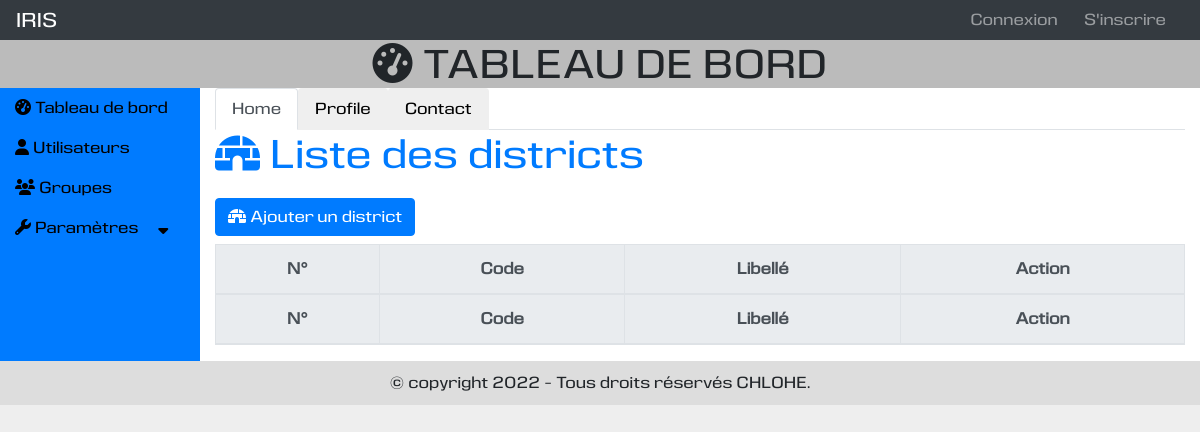
The page /localisation/ on the database as committed earlier.
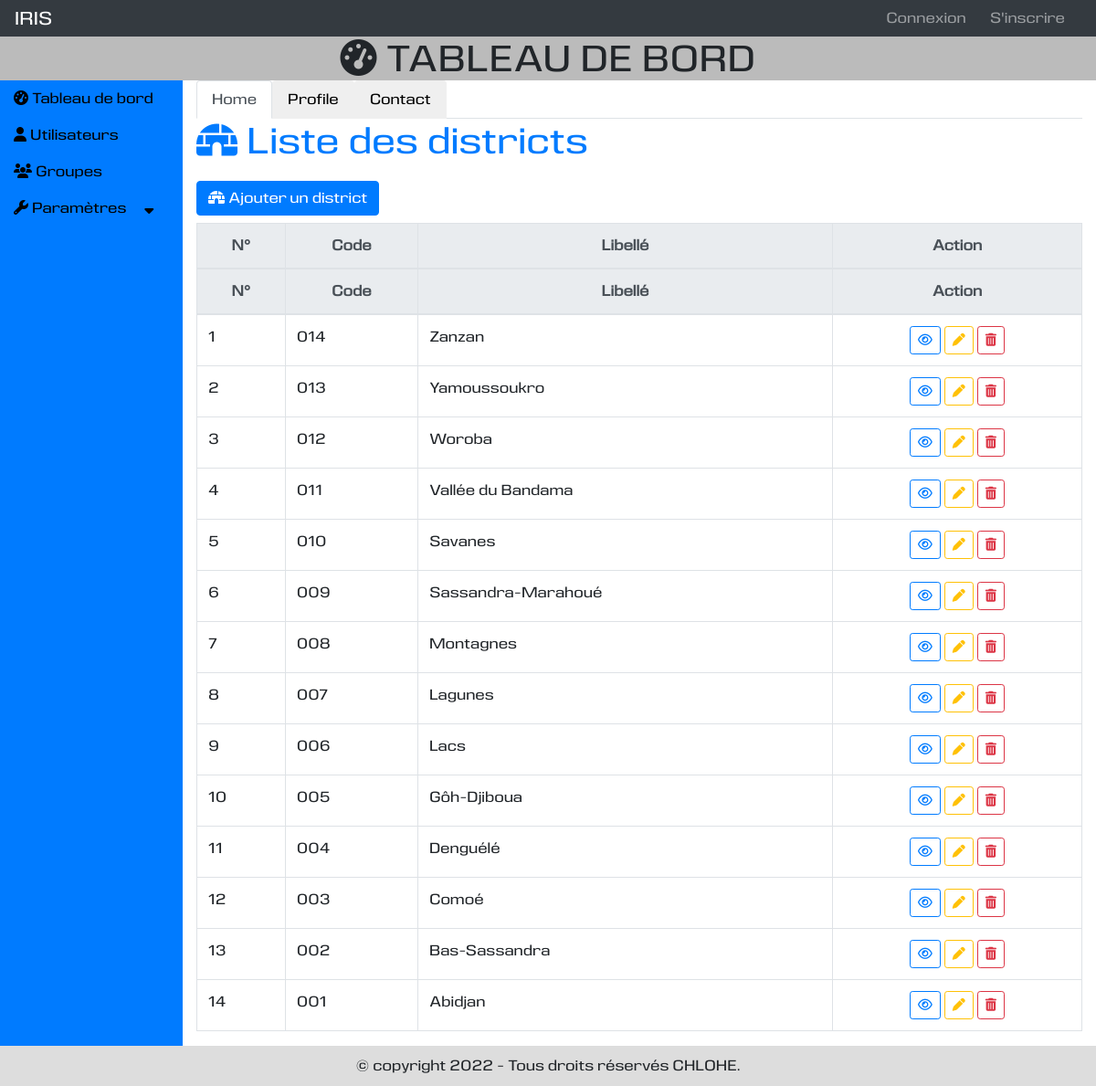
The same page on the database as committed later.
### localisation/models.py (models this page shows, shortened)
class District(models.Model):
    code = models.CharField(max_length=100, unique=True)
    libelle = models.CharField(max_length=150, verbose_name="Libellé", unique=True)

### localisation/views.py (the view)
# urls.py: path('', views.localisation, name = 'localisation'),
def localisation(request):
    districts = District.objects.all().order_by("-id")
    context = {
        "titre" : "Localisation",
        "districts" : districts,
    }
    return render(request, "localisation/localisation.html", context)

### localisation/templates/localisation/localisation.html (shortened to what this page needs)
{% extends 'utilisateur/base.html' %}
{% load static %}
{% block tableau_de_bord %}
<div>
  <ul class="nav nav-tabs" id="myTab" role="tablist">
    <li class="nav-item" role="presentation">
      <button class="nav-link active" id="home-tab" data-toggle="tab" data-target="#home" type="button" role="tab" aria-controls="home" aria-selected="true">
        Home
      </button>
    </li>
    <li class="nav-item" role="presentation">
      <button class="nav-link" id="profile-tab" data-toggle="tab" data-target="#profile" type="button" role="tab" aria-controls="profile" aria-selected="false">
        Profile
      </button>
    </li>
    <li class="nav-item" role="presentation">
      <button class="nav-link" id="contact-tab" data-toggle="tab" data-target="#contact" type="button" role="tab" aria-controls="contact" aria-selected="false">
        Contact
      </button>
    </li>
  </ul>
  <div class="tab-content" id="myTabContent">
    <div class="tab-pane fade show active" id="home" role="tabpanel" aria-labelledby="home-tab">
      <div>
        <h1 class="mb-3 text-primary"><i class="fas fa-igloo"></i> Liste des districts</h1>
        <h3><a class="btn btn-primary" data-toggle="modal" data-target="#ajouterModal" data-backdrop="static"><i class="fas fa-igloo"></i> Ajouter un district</a></h3>
        <div class="row">
            <div class="col-md-12">
                <table class="table  table-bordered table-hover table-responsive-md" id="district">
                    <thead class="text-center">
                        <tr class="thead-light">
                            <th>N°</th>
                            <th>Code</th>
                            <th>Libellé</th>
                            <th>Action</th>
                        </tr>
                    </thead>
                    <tbody>
                        {% for district in districts %}
                        <tr>
                            <td>{{forloop.counter}}</td>
                            <td>{{district.code}}</td>
                            <td>{{district.libelle}}</td>
                            <td class="text-center">
                                <a class="btn btn-outline-primary btn-sm" title="Détail" href="{% url 'utilisateur:detail_utilisateur' district.id %}"><i class="far fa-eye"></i></a>
                                <a class="btn btn-outline-warning btn-sm" title="Modifier" href="{% url 'utilisateur:modifier_utilisateur' district.id %}"><i class="fas fa-pen"></i></a>
                                <button type="button" title="Supprimer" class="btn btn-outline-danger btn-sm" data-toggle="modal" data-target="#modal{{district.id}}" data-backdrop="static"><i class="fas fa-trash-alt"></i></button>
                            </td>
                        </tr>
                        {% endfor %}
                    </tbody>
                </table>
            </div>
        </div>
      </div>
    </div>
  </div>
</div>
{% endblock %}

### utilisateur/templates/utilisateur/base.html (shortened to what this page needs)
{% extends 'base.html' %}
{% block contenu %}
<div class="row m-0">
    <div class="col-md-6 offset-md-3">
        <h1 class="text-center"><i class="fa fa-dashboard"></i> TABLEAU DE BORD</h1>
    </div>
</div>
<div class="row" id = "contenu_index m-0">
    <div class="col-md-2 bg-primary" id = "contenu_index_gauche">
        <div>
            <ul class="menu-accordeon">
                <li><a href="{% url 'utilisateur:index' %}"><i class="fa fa-dashboard"></i> Tableau de bord</a></li>
                <li><a href="{% url 'utilisateur:utilisateur' %}"><i class="fa fa-user"></i> Utilisateurs</a></li>
                <li><a href="{% url 'utilisateur:groupe' %}"><i class="fa fa-group"></i> Groupes</a></li>
                <li>
                    <a href="#"><i class="fa fa-wrench"></i> Paramètres &nbsp;&nbsp;&nbsp;&nbsp;<i class="fas fa-sort-down"></i></a>
                </li>
            </ul>
        </div>
    </div>
    <div class="col-md-10" id = "contenu_index_droit">
        <div class="row">
            <div class="col-md-12">
                {% block tableau_de_bord %}
                {% endblock %}
            </div>
        </div>
    </div>
</div>
{% endblock %}

### templates/base.html (shortened to what this page needs)
{% load static %}
<!DOCTYPE html>
<html lang="fr">
<head>
    <link rel="stylesheet" href="https://maxcdn.bootstrapcdn.com/bootstrap/4.5.2/css/bootstrap.min.css">
    <link rel="stylesheet" type="text/css" href="https://cdn.datatables.net/v/bs4/jq-3.6.0/jszip-2.5.0/dt-1.12.1/b-2.2.3/b-html5-2.2.3/b-print-2.2.3/datatables.min.css"/>
    <link rel="stylesheet" type="text/css" href="{% static 'css/css.css' %}" />
</head>
<body>
  <div id ="page">
      {% block nas %}
      <div id ="nav">
        {% include 'nav.html' %}
      </div>
      {% endblock %}
    <div id ="contenu" class="container-fluid">
      {% block contenu %}
      {% endblock %}
    </div>
    <div id ="pied_page">
      {% block pied_page %}
        <div class="row" style="margin: 0px;">
            <div class="col-md-6 offset-md-3">
                <p class="text-center">
                    {% now "Y" as annee %}
                    {% if annee == "2022" %}
                    &copy copyright {{annee}} - Tous droits réservés CHLOHE.
                    {% else %}
                    &copy copyright 2022-{{annee}} - Tous droits réservés CHLOHE.
                    {% endif %}
                </p>
            </div>
        </div>
      {% endblock %}
    </div>
  </div>
</body>
</html>

### templates/nav.html (shortened to what this page needs)
<nav class="navbar navbar-expand-md bg-dark navbar-dark">
  <a class="navbar-brand" href="{% url 'utilisateur:connexion' %}">IRIS</a>
  <div class="collapse navbar-collapse" id="collapsNavbar">
    <ul class="navbar-nav">
      {% if not user.is_authenticated %}
      <li class="nav-item">
        <a class="nav-link" href="{% url 'utilisateur:connexion' %}">Connexion</a>
      </li>
      <li class="nav-item">
        <a class="nav-link" href="{% url 'utilisateur:inscription' 0 %}">S'inscrire</a>
      </li>
      {% endif %}
    </ul>
  </div>
</nav>

### static/css/css.css (style rules this page uses)
body { margin: 0px; padding: 0px; background : #EEE; font-family: 'eurocinewebfont'; }
nav { margin: 0px; padding: 0px; padding: 10px 10px 0px 10px; height: 40px; background: #DDD; }
nav div { display: flex; flex-direction: row; flex-wrap: wrap; justify-content: flex-end; }
nav div ul { margin: 0px; padding: 0px; list-style-type: none; }
nav div ul li { display: inline-block; margin-right: 10px; }
nav div ul li a { text-decoration: none; }
#contenu { background: #BBB; }
#contenu h1 { margin: 0px; padding : 0px; }
.menu-accordeon { padding:0; margin:0; list-style:none; }
.menu-accordeon a { display:block; text-decoration: none; color: black; padding: 8px 0; }
#contenu_index_droit { background: white; }
#pied_page { background: #DDD; padding: 10px; }
#pied_page p { margin: 0px; }

Rows that differ between the two databases and show on the page:
added District: code "014", libelle "Zanzan"
added District: code "013", libelle "Yamoussoukro"
added District: code "012", libelle "Woroba"
added District: code "011", libelle "Vallée du Bandama"
added District: code "010", libelle "Savanes"
added District: code "009", libelle "Sassandra-Marahoué"
added District: code "008", libelle "Montagnes"
added District: code "007", libelle "Lagunes"
added District: code "006", libelle "Lacs"
added District: code "005", libelle "Gôh-Djiboua"
added District: code "004", libelle "Denguélé"
added District: code "003", libelle "Comoé"
added District: code "002", libelle "Bas-Sassandra"
added District: code "001", libelle "Abidjan"
